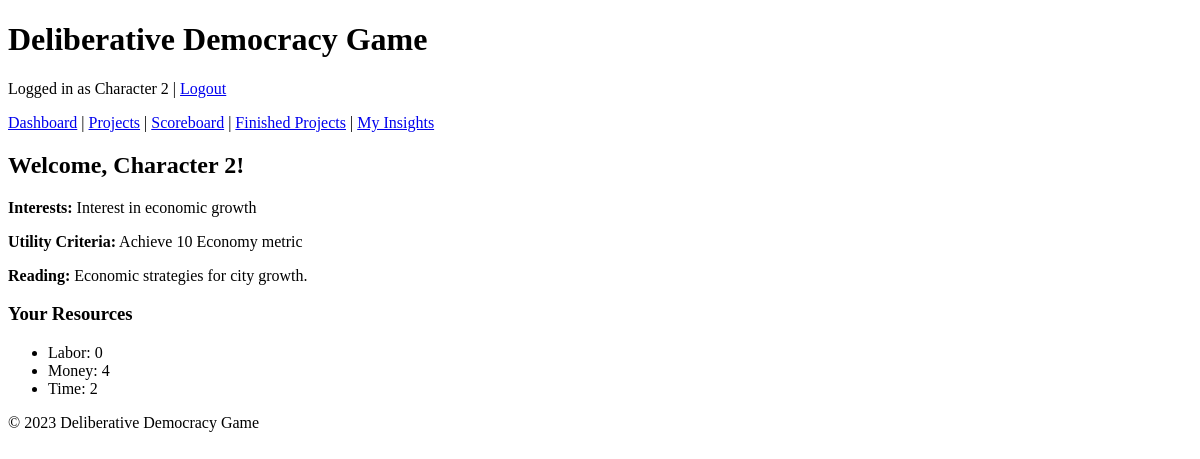
Before: /dashboard (signed in) with the older database file.
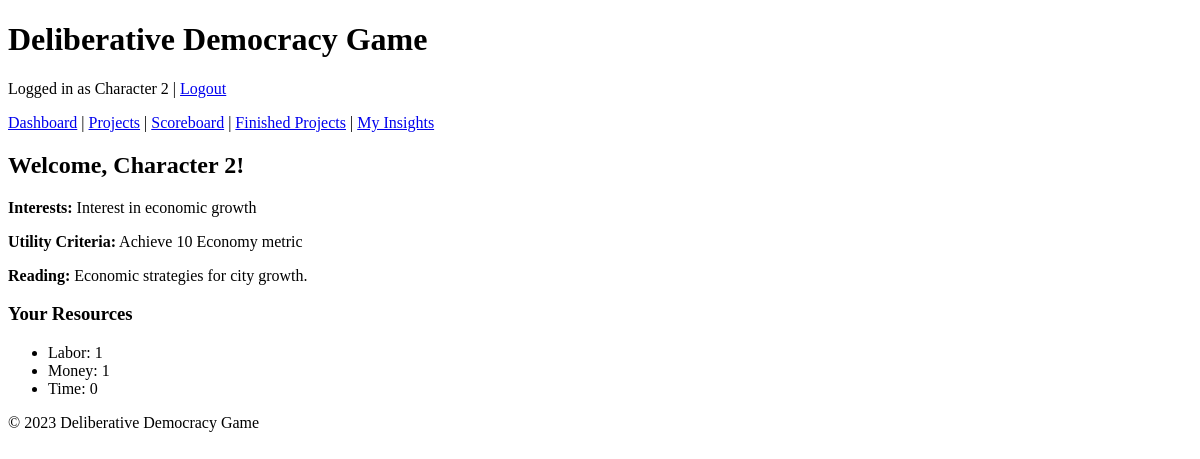
After: the same page with the newer database file.
### app/models.py (models this page shows, shortened)
class Resource(db.Model):
    __tablename__ = "resources"
    id = db.Column(db.Integer, primary_key=True)
    type = db.Column(db.String(64), nullable=False)  # 'Time', 'Money', 'Labor'
    amount = db.Column(db.Integer, default=0, nullable=False)
    user_id = db.Column(db.Integer, db.ForeignKey("users.id"), nullable=False)

### app/routes.py (the view)
@main.route("/dashboard")
@login_required
def dashboard():
    user = User.query.get(current_user.id)
    return render_template("dashboard.html", user=user)

### app/routes.py (called while the page is built)
@login_manager.user_loader
def load_user(user_id):
    return User.query.get(int(user_id))

### app/templates/dashboard.html (shortened to what this page needs)
{% extends "base.html" %}
{% block content %}
<h2>Welcome, {{ user.character_name }}!</h2>
<p><strong>Interests:</strong> {{ user.interests }}</p>
<p><strong>Utility Criteria:</strong> {{ user.utility_criteria }}</p>
<p><strong>Reading:</strong> {{ user.reading }}</p>
<h3>Your Resources</h3>
<ul>
    {% for resource in user.resources %}
    <li>{{ resource.type }}: {{ resource.amount }}</li>
    {% endfor %}
</ul>
{% endblock %}

Changed rows visible on the page:
changed Resource "Labor": amount "0" → "1"
changed Resource "Money": amount "4" → "1"
changed Resource "Time": amount "2" → "0"
